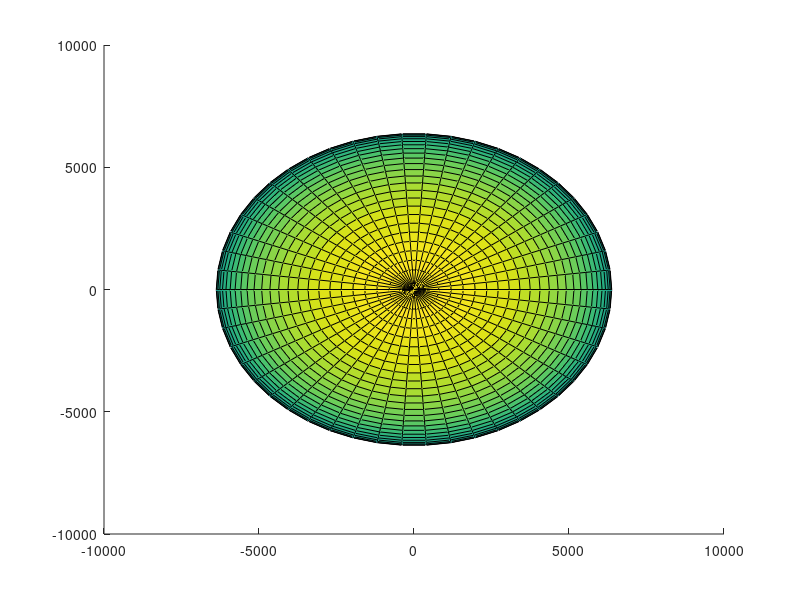

The MATLAB script that drew this image: (Note: this script raises an error after producing the figure.)
function s = earthPlot

% Generates a plot of Earth and returns it's graphic handler
%
% s = earthPlot
%
% Output arguments:
% ---------------------------------------------------------------------
% s             [1x1]   Earth - obj                [surface/-]

% Earth settings
[x1,y1,z1] = sphere(50);
mult=6378;                     % Earth radius
s = surface(x1*mult,y1*mult,z1*mult);

load topo 
s.FaceColor = 'texturemap';
s.CData = topo;
s.EdgeColor = 'none';          % remove edges
s.FaceLighting = 'gouraud';    % lighting for specific surfaces
s.SpecularStrength = 0.4;      % reflected light
axis equal

% image_file = 'https://svs.gsfc.nasa.gov/vis/a000000/a003600/a003615/flat_earth03.jpg';
image_file = "flat_earth.jpg";
cdata = imread(image_file);
cdata=cdata([end:-1:1],:,:);
set(s, 'FaceColor', 'texturemap', 'CData', cdata, 'EdgeColor', 'none');

hold on
axis equal, grid on

end

% Earth’s flat image used for 3d representations and animations was downloaded from Nasa website
% (https://svs.gsfc.nasa.gov/3615) as there's no restrictions under 
% "Still Images, Audio Recordings, Video, and Related Computer Files for Non-Commercial Use" 
% (https://www.nasa.gov/multimedia/guidelines/index.html) for our use. 
% We do not own this image: NASA/Goddard Space Flight Center Scientific Visualization Studio 
% The Blue Marble Next Generation data is courtesy of Reto Stockli (NASA/GSFC) 
% and NASA's Earth Observatory.